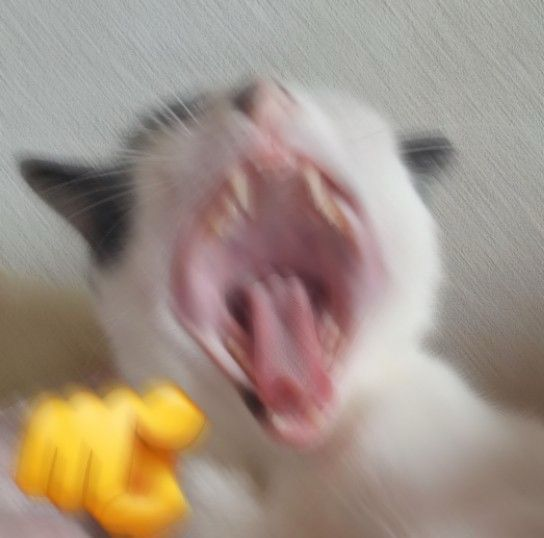
#> input picture aula02/img.jpeg, 544 x 538 px, found by its file name
$ python lab02.py
#> lines starting #> are read from the running program, lines starting #| are printed output that depends on the picture
#Importar bibliotecas
import cv2
import numpy as np
import matplotlib.pyplot as plt

#Carregar imagem
img = cv2.imread(r'pdi\aula02\img.jpeg', 0)
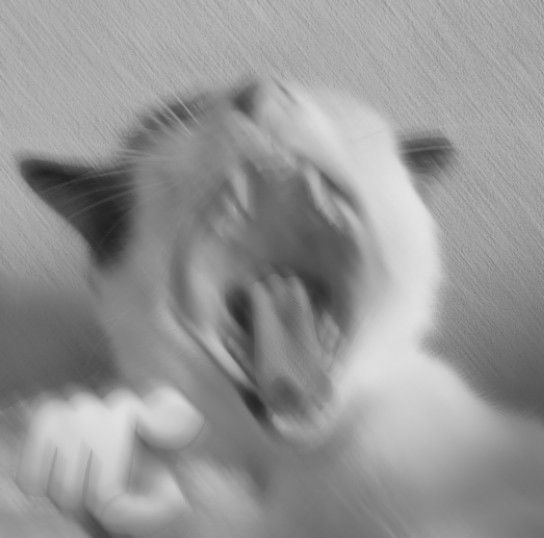
#> img: shape (538, 544); min 32, max 230, mean 149.4

#Adicionar ruido artificial a imagem
noise = np.random.normal(0, 25, img.shape).astype('uint8')
noisy = cv2.add(img, noise)
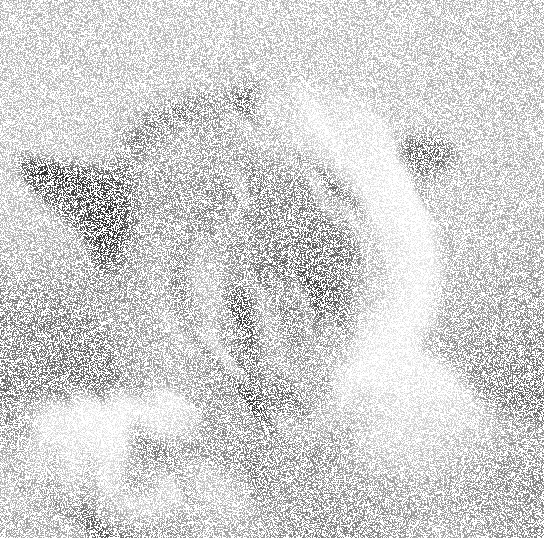
#> noisy: shape (538, 544); min 32, max 255, mean 210.1

#Imprimir imagens
print('Imagem original: ', img.shape)
#| Imagem original:  (538, 544)
print('Imagem com ruido:',noise.shape)
#| Imagem com ruido: (538, 544)
print('Imagem com ruido 2.0: ', noisy.shape)
#| Imagem com ruido 2.0:  (538, 544)


#Aplicar diferentes filtros
gaussian = cv2.GaussianBlur(img, (5, 5), 0)
median = cv2.medianBlur(img, 5)
bilateral = cv2.bilateralFilter(img, 9, 75, 75)


# [10 lines of commented-out code are left out]
plt.subplot(2, 3, 1), plt.title("Original"), plt.imshow(img, cmap='gray')
plt.subplot(2, 3, 2), plt.title("Com ruido"), plt.imshow(noise, cmap='gray')
plt.subplot(2, 3, 3), plt.title("Com ruido 2.0"), plt.imshow(noisy, cmap='gray')
plt.subplot(2, 3, 4), plt.title("Gaussiana"), plt.imshow(gaussian, cmap='gray')
plt.subplot(2, 3, 5), plt.title("Mediana"), plt.imshow(median, cmap='gray')
plt.subplot(2, 3, 6), plt.title("Bilateral"), plt.imshow(bilateral, cmap='gray')

plt.tight_layout() #Ajusta o layout das imagens para evitar sobreposição
plt.show()
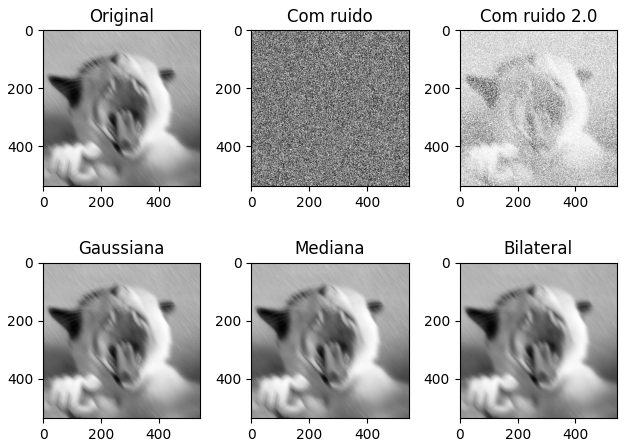
#> figure drawn by matplotlib, 6 panels
